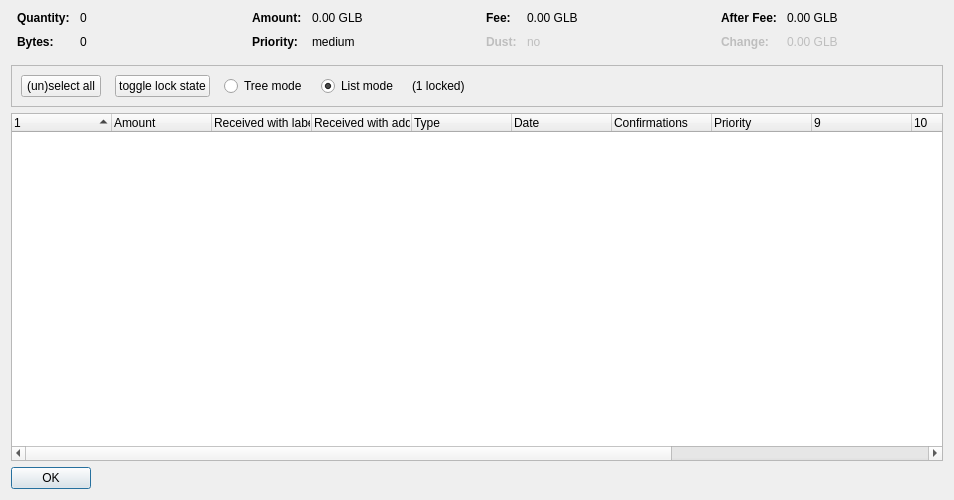
<?xml version="1.0" encoding="UTF-8"?>
<ui version="4.0">
 <class>CoinControlDialog</class>
 <widget class="QDialog" name="CoinControlDialog">
  <property name="geometry">
   <rect>
    <x>0</x>
    <y>0</y>
    <width>954</width>
    <height>500</height>
   </rect>
  </property>
  <property name="windowTitle">
   <string>Coin Selection</string>
  </property>
  <layout class="QVBoxLayout" name="verticalLayout">
   <item>
    <layout class="QHBoxLayout" name="horizontalLayoutTop" stretch="0,0,0,0">
     <property name="topMargin">
      <number>0</number>
     </property>
     <property name="bottomMargin">
      <number>10</number>
     </property>
     <item>
      <layout class="QFormLayout" name="formLayoutCoinControl1">
       <property name="horizontalSpacing">
        <number>10</number>
       </property>
       <property name="verticalSpacing">
        <number>10</number>
       </property>
       <property name="leftMargin">
        <number>6</number>
       </property>
       <property name="rightMargin">
        <number>6</number>
       </property>
       <item row="0" column="0">
        <widget class="QLabel" name="labelCoinControlQuantityText">
         <property name="font">
          <font>
           <weight>75</weight>
           <bold>true</bold>
          </font>
         </property>
         <property name="text">
          <string>Quantity:</string>
         </property>
        </widget>
       </item>
       <item row="0" column="1">
        <widget class="QLabel" name="labelCoinControlQuantity">
         <property name="cursor">
          <cursorShape>IBeamCursor</cursorShape>
         </property>
         <property name="contextMenuPolicy">
          <enum>Qt::ActionsContextMenu</enum>
         </property>
         <property name="text">
          <string notr="true">0</string>
         </property>
         <property name="textInteractionFlags">
          <set>Qt::LinksAccessibleByMouse|Qt::TextSelectableByKeyboard|Qt::TextSelectableByMouse</set>
         </property>
        </widget>
       </item>
       <item row="1" column="0">
        <widget class="QLabel" name="labelCoinControlBytesText">
         <property name="font">
          <font>
           <weight>75</weight>
           <bold>true</bold>
          </font>
         </property>
         <property name="text">
          <string>Bytes:</string>
         </property>
        </widget>
       </item>
       <item row="1" column="1">
        <widget class="QLabel" name="labelCoinControlBytes">
         <property name="cursor">
          <cursorShape>IBeamCursor</cursorShape>
         </property>
         <property name="contextMenuPolicy">
          <enum>Qt::ActionsContextMenu</enum>
         </property>
         <property name="text">
          <string notr="true">0</string>
         </property>
         <property name="textInteractionFlags">
          <set>Qt::LinksAccessibleByMouse|Qt::TextSelectableByKeyboard|Qt::TextSelectableByMouse</set>
         </property>
        </widget>
       </item>
      </layout>
     </item>
     <item>
      <layout class="QFormLayout" name="formLayoutCoinControl2">
       <property name="horizontalSpacing">
        <number>10</number>
       </property>
       <property name="verticalSpacing">
        <number>10</number>
       </property>
       <property name="leftMargin">
        <number>6</number>
       </property>
       <property name="rightMargin">
        <number>6</number>
       </property>
       <item row="0" column="0">
        <widget class="QLabel" name="labelCoinControlAmountText">
         <property name="font">
          <font>
           <weight>75</weight>
           <bold>true</bold>
          </font>
         </property>
         <property name="text">
          <string>Amount:</string>
         </property>
        </widget>
       </item>
       <item row="0" column="1">
        <widget class="QLabel" name="labelCoinControlAmount">
         <property name="cursor">
          <cursorShape>IBeamCursor</cursorShape>
         </property>
         <property name="contextMenuPolicy">
          <enum>Qt::ActionsContextMenu</enum>
         </property>
         <property name="text">
          <string notr="true">0.00 GLB</string>
         </property>
         <property name="textInteractionFlags">
          <set>Qt::LinksAccessibleByMouse|Qt::TextSelectableByKeyboard|Qt::TextSelectableByMouse</set>
         </property>
        </widget>
       </item>
       <item row="1" column="0">
        <widget class="QLabel" name="labelCoinControlPriorityText">
         <property name="font">
          <font>
           <weight>75</weight>
           <bold>true</bold>
          </font>
         </property>
         <property name="text">
          <string>Priority:</string>
         </property>
        </widget>
       </item>
       <item row="1" column="1">
        <widget class="QLabel" name="labelCoinControlPriority">
         <property name="cursor">
          <cursorShape>IBeamCursor</cursorShape>
         </property>
         <property name="contextMenuPolicy">
          <enum>Qt::ActionsContextMenu</enum>
         </property>
         <property name="text">
          <string>medium</string>
         </property>
         <property name="textInteractionFlags">
          <set>Qt::LinksAccessibleByMouse|Qt::TextSelectableByKeyboard|Qt::TextSelectableByMouse</set>
         </property>
        </widget>
       </item>
      </layout>
     </item>
     <item>
      <layout class="QFormLayout" name="formLayoutCoinControl3">
       <property name="horizontalSpacing">
        <number>10</number>
       </property>
       <property name="verticalSpacing">
        <number>10</number>
       </property>
       <property name="leftMargin">
        <number>6</number>
       </property>
       <property name="rightMargin">
        <number>6</number>
       </property>
       <item row="0" column="0">
        <widget class="QLabel" name="labelCoinControlFeeText">
         <property name="font">
          <font>
           <weight>75</weight>
           <bold>true</bold>
          </font>
         </property>
         <property name="text">
          <string>Fee:</string>
         </property>
        </widget>
       </item>
       <item row="0" column="1">
        <widget class="QLabel" name="labelCoinControlFee">
         <property name="cursor">
          <cursorShape>IBeamCursor</cursorShape>
         </property>
         <property name="contextMenuPolicy">
          <enum>Qt::ActionsContextMenu</enum>
         </property>
         <property name="text">
          <string notr="true">0.00 GLB</string>
         </property>
         <property name="textInteractionFlags">
          <set>Qt::LinksAccessibleByMouse|Qt::TextSelectableByKeyboard|Qt::TextSelectableByMouse</set>
         </property>
        </widget>
       </item>
       <item row="1" column="0">
        <widget class="QLabel" name="labelCoinControlLowOutputText">
         <property name="enabled">
          <bool>false</bool>
         </property>
         <property name="font">
          <font>
           <weight>75</weight>
           <bold>true</bold>
          </font>
         </property>
         <property name="text">
          <string>Dust:</string>
         </property>
        </widget>
       </item>
       <item row="1" column="1">
        <widget class="QLabel" name="labelCoinControlLowOutput">
         <property name="enabled">
          <bool>false</bool>
         </property>
         <property name="cursor">
          <cursorShape>IBeamCursor</cursorShape>
         </property>
         <property name="contextMenuPolicy">
          <enum>Qt::ActionsContextMenu</enum>
         </property>
         <property name="text">
          <string>no</string>
         </property>
         <property name="textInteractionFlags">
          <set>Qt::LinksAccessibleByMouse|Qt::TextSelectableByKeyboard|Qt::TextSelectableByMouse</set>
         </property>
        </widget>
       </item>
      </layout>
     </item>
     <item>
      <layout class="QFormLayout" name="formLayoutCoinControl4">
       <property name="horizontalSpacing">
        <number>10</number>
       </property>
       <property name="verticalSpacing">
        <number>10</number>
       </property>
       <property name="leftMargin">
        <number>6</number>
       </property>
       <property name="rightMargin">
        <number>6</number>
       </property>
       <item row="0" column="0">
        <widget class="QLabel" name="labelCoinControlAfterFeeText">
         <property name="font">
          <font>
           <weight>75</weight>
           <bold>true</bold>
          </font>
         </property>
         <property name="text">
          <string>After Fee:</string>
         </property>
        </widget>
       </item>
       <item row="0" column="1">
        <widget class="QLabel" name="labelCoinControlAfterFee">
         <property name="cursor">
          <cursorShape>IBeamCursor</cursorShape>
         </property>
         <property name="contextMenuPolicy">
          <enum>Qt::ActionsContextMenu</enum>
         </property>
         <property name="text">
          <string notr="true">0.00 GLB</string>
         </property>
         <property name="textInteractionFlags">
          <set>Qt::LinksAccessibleByMouse|Qt::TextSelectableByKeyboard|Qt::TextSelectableByMouse</set>
         </property>
        </widget>
       </item>
       <item row="1" column="0">
        <widget class="QLabel" name="labelCoinControlChangeText">
         <property name="enabled">
          <bool>false</bool>
         </property>
         <property name="font">
          <font>
           <weight>75</weight>
           <bold>true</bold>
          </font>
         </property>
         <property name="text">
          <string>Change:</string>
         </property>
        </widget>
       </item>
       <item row="1" column="1">
        <widget class="QLabel" name="labelCoinControlChange">
         <property name="enabled">
          <bool>false</bool>
         </property>
         <property name="cursor">
          <cursorShape>IBeamCursor</cursorShape>
         </property>
         <property name="contextMenuPolicy">
          <enum>Qt::ActionsContextMenu</enum>
         </property>
         <property name="text">
          <string notr="true">0.00 GLB</string>
         </property>
         <property name="textInteractionFlags">
          <set>Qt::LinksAccessibleByMouse|Qt::TextSelectableByKeyboard|Qt::TextSelectableByMouse</set>
         </property>
        </widget>
       </item>
      </layout>
     </item>
    </layout>
   </item>
   <item>
    <widget class="QFrame" name="frame">
     <property name="minimumSize">
      <size>
       <width>0</width>
       <height>40</height>
      </size>
     </property>
     <property name="frameShape">
      <enum>QFrame::StyledPanel</enum>
     </property>
     <property name="frameShadow">
      <enum>QFrame::Sunken</enum>
     </property>
     <layout class="QHBoxLayout" name="horizontalLayout">
      <item>
       <layout class="QHBoxLayout" name="horizontalLayoutPanel" stretch="0,0,0,0,0,0">
        <property name="spacing">
         <number>14</number>
        </property>
        <item>
         <widget class="QPushButton" name="pushButtonSelectAll">
          <property name="sizePolicy">
           <sizepolicy hsizetype="Maximum" vsizetype="Fixed">
            <horstretch>0</horstretch>
            <verstretch>0</verstretch>
           </sizepolicy>
          </property>
          <property name="text">
           <string>(un)select all</string>
          </property>
          <property name="autoDefault">
           <bool>false</bool>
          </property>
         </widget>
        </item>
        <item>
         <widget class="QPushButton" name="pushButtonToggleLock">
          <property name="sizePolicy">
           <sizepolicy hsizetype="Maximum" vsizetype="Fixed">
            <horstretch>0</horstretch>
            <verstretch>0</verstretch>
           </sizepolicy>
          </property>
          <property name="text">
           <string>toggle lock state</string>
          </property>
          <property name="autoDefault">
           <bool>false</bool>
          </property>
         </widget>
        </item>
        <item>
         <widget class="QRadioButton" name="radioTreeMode">
          <property name="sizePolicy">
           <sizepolicy hsizetype="Maximum" vsizetype="Fixed">
            <horstretch>0</horstretch>
            <verstretch>0</verstretch>
           </sizepolicy>
          </property>
          <property name="text">
           <string>Tree mode</string>
          </property>
         </widget>
        </item>
        <item>
         <widget class="QRadioButton" name="radioListMode">
          <property name="sizePolicy">
           <sizepolicy hsizetype="Maximum" vsizetype="Fixed">
            <horstretch>0</horstretch>
            <verstretch>0</verstretch>
           </sizepolicy>
          </property>
          <property name="text">
           <string>List mode</string>
          </property>
          <property name="checked">
           <bool>true</bool>
          </property>
         </widget>
        </item>
        <item>
         <widget class="QLabel" name="labelLocked">
          <property name="text">
           <string>(1 locked)</string>
          </property>
         </widget>
        </item>
        <item>
         <spacer name="horizontalSpacer">
          <property name="orientation">
           <enum>Qt::Horizontal</enum>
          </property>
          <property name="sizeHint" stdset="0">
           <size>
            <width>40</width>
            <height>20</height>
           </size>
          </property>
         </spacer>
        </item>
       </layout>
      </item>
     </layout>
    </widget>
   </item>
   <item>
    <widget class="CoinControlTreeWidget" name="treeWidget">
     <property name="contextMenuPolicy">
      <enum>Qt::CustomContextMenu</enum>
     </property>
     <property name="sortingEnabled">
      <bool>false</bool>
     </property>
     <property name="columnCount">
      <number>13</number>
     </property>
     <attribute name="headerShowSortIndicator" stdset="0">
      <bool>true</bool>
     </attribute>
     <attribute name="headerStretchLastSection">
      <bool>false</bool>
     </attribute>
     <column>
      <property name="text">
       <string/>
      </property>
     </column>
     <column>
      <property name="text">
       <string>Amount</string>
      </property>
     </column>
     <column>
      <property name="text">
       <string>Received with label</string>
      </property>
     </column>
     <column>
      <property name="text">
       <string>Received with address</string>
      </property>
     </column>
     <column>
      <property name="text">
	<string>Type</string>
      </property>
     </column>
     <column>
      <property name="text">	 
       <string>Date</string>
      </property>
     </column>
     <column>
      <property name="text">
       <string>Confirmations</string>
      </property>
      <property name="toolTip">
       <string>Confirmed</string>
      </property>
     </column>
     <column>
      <property name="text">
       <string>Priority</string>
      </property>
     </column>
     <column>
      <property name="text">
       <string/>
      </property>
     </column>
     <column>
      <property name="text">
       <string/>
      </property>
     </column>
     <column>
      <property name="text">
       <string/>
      </property>
     </column>
     <column>
      <property name="text">
       <string/>
      </property>
     </column>
     <column>
      <property name="text">
       <string/>
      </property>
     </column>
    </widget>
   </item>
   <item>
    <widget class="QDialogButtonBox" name="buttonBox">
     <property name="sizePolicy">
      <sizepolicy hsizetype="Maximum" vsizetype="Fixed">
       <horstretch>0</horstretch>
       <verstretch>0</verstretch>
      </sizepolicy>
     </property>
     <property name="orientation">
      <enum>Qt::Horizontal</enum>
     </property>
     <property name="standardButtons">
      <set>QDialogButtonBox::Ok</set>
     </property>
    </widget>
   </item>
  </layout>
 </widget>
 <customwidgets>
  <customwidget>
   <class>CoinControlTreeWidget</class>
   <extends>QTreeWidget</extends>
   <header>coincontroltreewidget.h</header>
  </customwidget>
 </customwidgets>
 <resources/>
 <connections/>
</ui>
